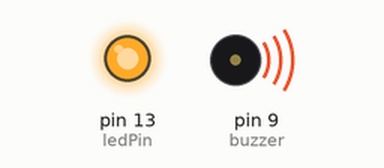
This sketch was run on a simulated Arduino Uno, built with avr-gcc and run on an emulated ATmega328P. Shown: output pins drawn as LEDs (lit = HIGH), buzzer (waves = sounding).

Above: at 0.1 s.
At 60.1 s:
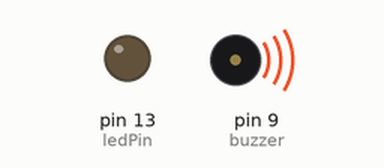
Timing chart, 0 to 91.5 s (numbered marks = the images above):
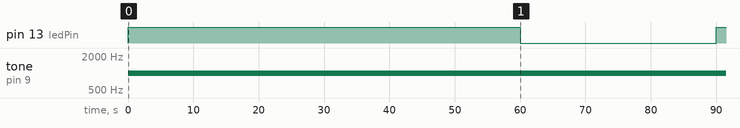

The sketch:

Buzz_wire_game.ino
```cpp
int ledPin = 13;
const int buzzer = 9;

void setup() {
  pinMode(ledPin, OUTPUT);
  pinMode(buzzer, INPUT);
}

void loop() {
  tone(buzzer, 1000);
  digitalWrite(LED_BUILTIN, HIGH);
  delay(60000);
  digitalWrite(LED_BUILTIN, LOW);
  delay(30000);
}
```

Measured:
- by itself, pin 13 (ledPin): LOW → HIGH at 0.00 s, → LOW 60.0 s later, → HIGH 30.0 s later
- by itself, tone on pin 9 (buzzer): silent → 1000 Hz at 0.00 s
